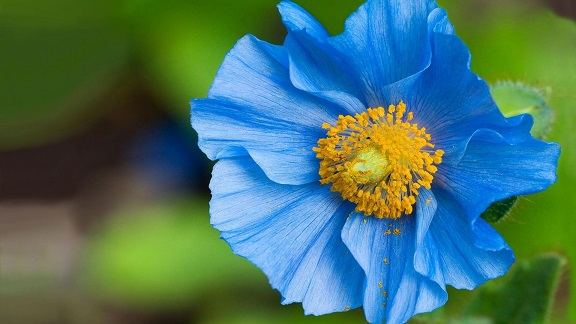
%> input picture Guided_Filter/blue-flowers-images-and-wallpapers-1.jpg, 576 x 324 px
$ octave testSmoothing.m   (GNU Octave 9; MATLAB toolbox functions it lacks are replaced by stand-ins)
%> lines starting %> are read from the running program, lines starting %| are printed output that depends on the picture; in (x1, y1, x2, y2) boxes, pixels count from 0 and x2, y2 are one past the last pixel; in counts of white or black regions, pixels touching at a corner belong together; the program's own positions count from 1
### Guided_Filter/Final/GuidedFilter.m
function [ q ] = GuidedFilter( I,p,r,epsilon )
%GUIDEDFILTER Summary of this function goes here
%   Detailed explanation goes here
    h = size(I,1);
    w = size(I,2);
    PatchSize = BoxFilter(ones(h,w),r);
    PMean = BoxFilter(p,r)./PatchSize;
    IMean = BoxFilter(I,r)./PatchSize;
    IIMean = BoxFilter(I.*I,r)./PatchSize;
    IPMean = BoxFilter(I.*p,r)./PatchSize;
    IVar = IIMean - IMean.*IMean;
    IPCov = IPMean - IMean.*PMean;
    a = IPCov./(IVar+ epsilon);
    b = PMean - a.*IMean;
    aMean = BoxFilter(a,r)./PatchSize;
    bMean = BoxFilter(b,r)./PatchSize;
    q = aMean.*I + bMean;
end

### Guided_Filter/Final/BoxFilter.m
function [ Boxed ] = BoxFilter( Image,r )
%BOXFILTER Summary of this function goes here
%   Detailed explanation goes here

    %Using Integral Image!!
    Boxed = zeros(size(Image));
    h = size(Image,1);
    w = size(Image,2);
    cumImg = zeros(size(Image));
    cumImg(1,:)=Image(1,:);
    for i=2:h,
       cumImg (i,:) = cumImg(i-1,:) +  Image(i,:);
    end

    Boxed(1:r+1,:) = cumImg(1+r:1+2*r,:);
    Boxed(r+2:h-r,:) = cumImg(2+2*r:h,:) - cumImg(1:h-2*r-1,:);
    Boxed(h-r+1:h,:) = repmat(cumImg(h,:),[r,1]) - cumImg(h-2*r:h-r-1,:);


    cumImg = zeros(size(Image));
    cumImg(:,1)=Boxed(:,1);
    for i=2:w,
       cumImg (:,i) = cumImg(:,i-1) +  Boxed(:,i);
    end

    Boxed(:,1:r+1) = cumImg(:,1+r:1+2*r);
    Boxed(:,r+2:w-r) = cumImg(:,2+2*r:w) - cumImg(:,1:w-2*r-1);
    Boxed(:,w-r+1:w) = repmat(cumImg(:,w),[1,r]) - cumImg(:,w-2*r:w-r-1);

end

### Guided_Filter/Final/testSmoothing.m
clear all;

[file , ~] = uigetfile('.','Select an image to smooth');
%> the answer given: ../blue-flowers-images-and-wallpapers-1.jpg

I = imread(file);
%> I is the input picture: size 324x576x3 uint8; mean R, G, B 72, 115.5, 104.3

if size(I,3)==3,
   I= rgb2gray(I);
%> I: size 324x576 uint8
end
I = im2double(I);
%> I: size 324x576 double

p = I;
r = 16;
epsilon = 0.2^2;  % 0.2^2
[q] = GuidedFilter(I,p,r,epsilon);
%> in BoxFilter, `cumImg(1,:)=Image(1,:);`: cumImg: size 324x576 double; values 0 (black) and 1 (white), 0.31% white in thin lines or dots, all inside (x1, y1, x2, y2) = (0, 0, 576, 1)
%> in BoxFilter, `Boxed(h-r+1:h,:) = repmat(cumImg(h,:),[r,1]) - cumImg(h-2*r:h-r-1,:);`: Boxed: size 324x576 double; min 17, max 33, mean 32.2
%> in BoxFilter, `Boxed(:,1:r+1) = cumImg(:,1+r:1+2*r);`: Boxed: size 324x576 double; min 17, max 1089, mean 54.9
%> in BoxFilter, `Boxed(:,w-r+1:w) = repmat(cumImg(:,w),[1,r]) - cumImg(:,w-2*r:w-r-1);`: Boxed: size 324x576 double; min 289, max 1089, mean 1046.1
%> in BoxFilter (call 2), `Boxed(h-r+1:h,:) = repmat(cumImg(h,:),[r,1]) - cumImg(h-2*r:h-r-1,:);`: Boxed: size 324x576 double; min 2.23, max 25.13, mean 12.8
%> in BoxFilter (call 2), `Boxed(:,1:r+1) = cumImg(:,1+r:1+2*r);`: Boxed: size 324x576 double; min 2.23, max 533.7, mean 19.5
%> in BoxFilter (call 2), `Boxed(:,w-r+1:w) = repmat(cumImg(:,w),[1,r]) - cumImg(:,w-2*r:w-r-1);`: Boxed: size 324x576 double; min 61.8, max 808, mean 417.5
%> call 4 of BoxFilter, with r = 16
%> in BoxFilter (call 4), `Boxed(h-r+1:h,:) = repmat(cumImg(h,:),[r,1]) - cumImg(h-2*r:h-r-1,:);`: Boxed: size 324x576 double; min 0.158, max 19.2, mean 5.97
%> after the loop in BoxFilter (call 4), `for i=2:w,`:
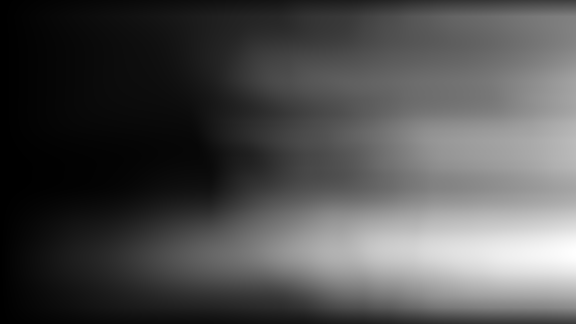
%> cumImg: size 324x576 double; min 0.696, max 5078.7, mean 1580; drawn with min black and max white
%> in BoxFilter (call 4), `Boxed(:,1:r+1) = cumImg(:,1+r:1+2*r);`: Boxed: size 324x576 double; min 0.158, max 261.9, mean 8.2
%> in BoxFilter (call 4), `Boxed(:,w-r+1:w) = repmat(cumImg(:,w),[1,r]) - cumImg(:,w-2*r:w-r-1);`:
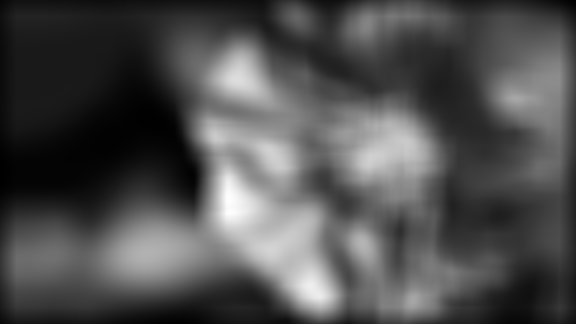
%> Boxed: size 324x576 double; min 10.64, max 602.3, mean 194.9; drawn with min black and max white
%> in GuidedFilter, `IIMean = BoxFilter(I.*I,r)./PatchSize;`:
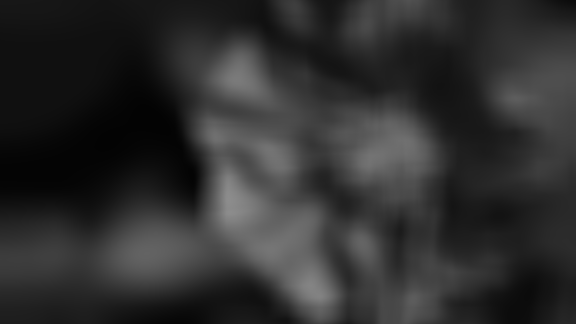
%> IIMean: size 324x576 double; min 0.0118, max 0.553, mean 0.184
%> in GuidedFilter, `b = PMean - a.*IMean;`:
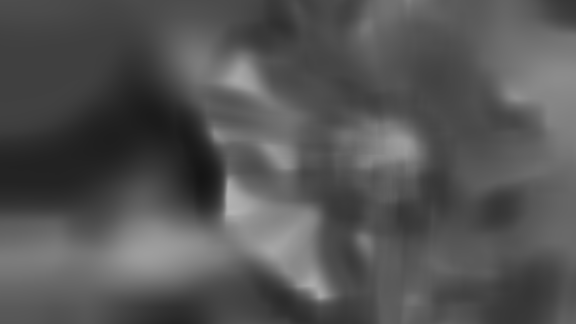
%> b: size 324x576 double; min 0.084, max 0.704, mean 0.332
%> call 6 of BoxFilter, with r = 16
%> in BoxFilter (call 6), `Boxed(h-r+1:h,:) = repmat(cumImg(h,:),[r,1]) - cumImg(h-2*r:h-r-1,:);`: Boxed: size 324x576 double; min 0.0041, max 23.72, mean 4.6
%> after the loop in BoxFilter (call 6), `for i=2:w,`:
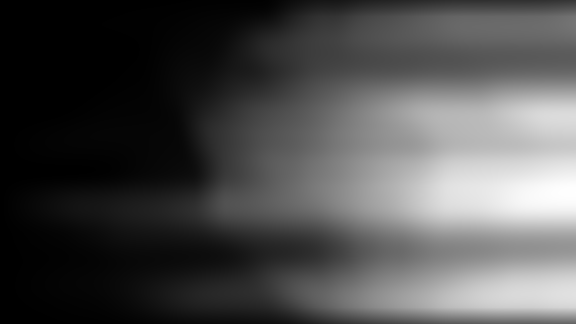
%> cumImg: size 324x576 double; min 0.00414, max 3828.5, mean 1166.4; drawn with min black and max white
%> in BoxFilter (call 6), `Boxed(:,1:r+1) = cumImg(:,1+r:1+2*r);`:
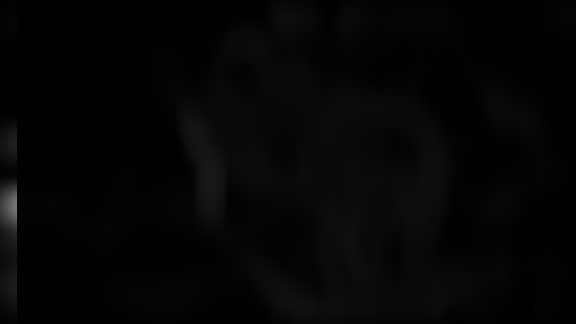
%> Boxed: size 324x576 double; min 0.00413, max 122.1, mean 5.2
%> in BoxFilter (call 6), `Boxed(:,w-r+1:w) = repmat(cumImg(:,w),[1,r]) - cumImg(:,w-2*r:w-r-1);`:
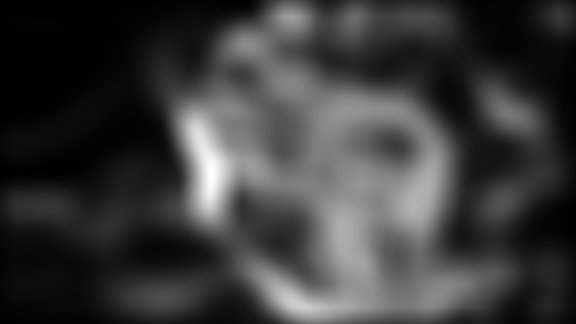
%> Boxed: size 324x576 double; min 0.0741, max 654.5, mean 152; drawn with min black and max white

str =sprintf('r = %d  epsilon = %f',r,epsilon);
figure('Name',str);
imshow([I,q]);

$ run again, on Guided_Filter/flower1.jpg
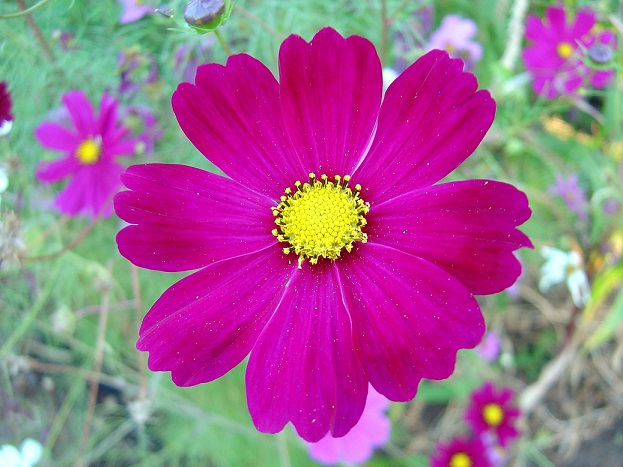
%> input picture Guided_Filter/flower1.jpg, 623 x 467 px
%> I is the input picture: size 467x623x3 uint8; mean R, G, B 161.8, 100.7, 144.7
%> after the loop in BoxFilter (call 6), `for i=2:w,`:
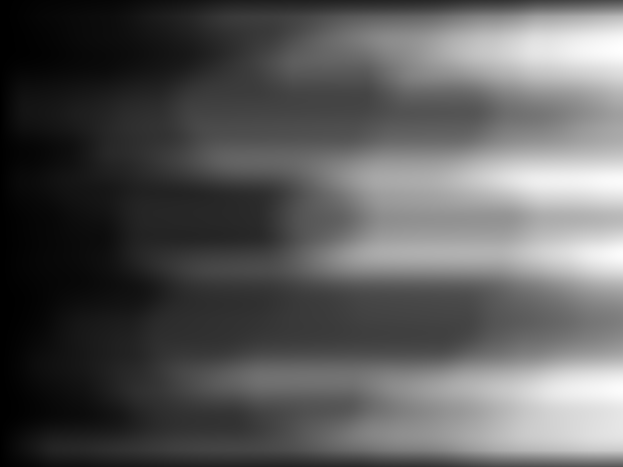
%> cumImg: size 467x623 double; min 0.657, max 4508.2, mean 1607.6; drawn with min black and max white
%> in BoxFilter (call 6), `Boxed(:,w-r+1:w) = repmat(cumImg(:,w),[1,r]) - cumImg(:,w-2*r:w-r-1);`:
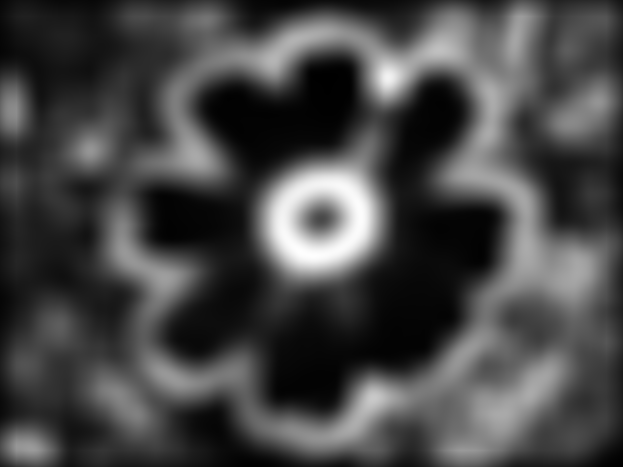
%> Boxed: size 467x623 double; min 4.88, max 654.1, mean 184.4; drawn with min black and max white
